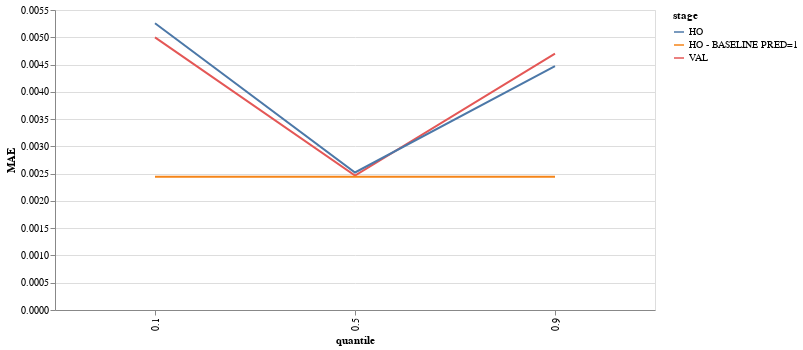

Here is the notebook cell this chart was saved with:
### Code cell
alt.Chart.from_dict({
  "$schema": "https://vega.github.io/schema/vega-lite/v4.json",
  "width": 600,
  "data": {
    "values": lst
  },
  "mark": "line",
  "encoding": {
    "x": {"field": "quantile", "type": "ordinal"},
    "y": {"field": "MAE", "type": "quantitative"},
      "color": {"field": "stage"},
  },
})

### Figure 1 — Vega-Lite specification as saved in the notebook (floating-point values rounded to 4 significant figures)
{"config": {"view": {"continuousWidth": 400, "continuousHeight": 300}}, "data": {"name": "data-3ddc6da85700bff71123f53d186fc427"}, "mark": "line", "encoding": {"color": {"field": "stage"}, "x": {"field": "quantile", "type": "ordinal"}, "y": {"field": "MAE", "type": "quantitative"}}, "width": 600, "$schema": "https://vega.github.io/schema/vega-lite/v4.json", "datasets": {"data-3ddc6da85700bff71123f53d186fc427": [{"stage": "VAL", "quantile": 0.1, "MAE": 0.004998, "MSE": 3.632e-05}, {"stage": "HO", "quantile": 0.1, "MAE": 0.005257, "MSE": 3.418e-05}, {"stage": "HO - BASELINE PRED=1", "quantile": 0.1, "MAE": 0.002441, "MSE": 9.709e-06}, {"stage": "VAL", "quantile": 0.5, "MAE": 0.002464, "MSE": 1.285e-05}, {"stage": "HO", "quantile": 0.5, "MAE": 0.002522, "MSE": 1.014e-05}, {"stage": "HO - BASELINE PRED=1", "quantile": 0.5, "MAE": 0.002441, "MSE": 9.709e-06}, {"stage": "VAL", "quantile": 0.9, "MAE": 0.0047, "MSE": 3.145e-05}, {"stage": "HO", "quantile": 0.9, "MAE": 0.004471, "MSE": 2.769e-05}, {"stage": "HO - BASELINE PRED=1", "quantile": 0.9, "MAE": 0.002441, "MSE": 9.709e-06}]}}
